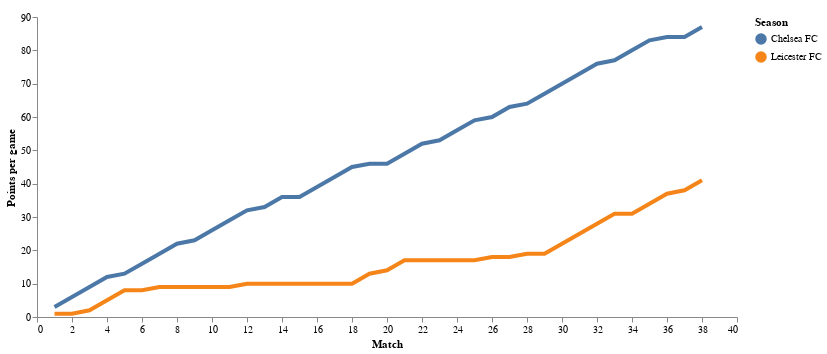

Notebook code cell kept with this figure:
### Code cell
line = alt.Chart(compare).mark_line().encode(
    x=alt.X('Matches', title='Match'),
    y=alt.Y('value:Q', title='Points per game'),
    color=alt.Color('variable:N',title="Season")
)


nearest = alt.selection(type='single', nearest=True, on='mouseover',
                        fields=['Matches'], empty='none')

selectors = alt.Chart(compare).mark_point().encode(
    x='Matches',
    opacity=alt.value(0),
).add_selection(
    nearest
)

points = line.mark_point().encode(
    opacity=alt.condition(nearest, alt.value(1), alt.value(0))
)

text = line.mark_text(align='right', dx=-15, dy=-15).encode(
    text=alt.condition(nearest, 'value:Q', alt.value(' '))
)


rules = alt.Chart(leiPremier).mark_rule(color='gray').encode(x='Matches').transform_filter(nearest)



chart = alt.layer(line,selectors,points,text).configure_axis(
    grid=False
).configure_point(
    size=100
).configure_line(
    size=4
).configure_view(
    stroke='transparent').properties(width=700, height=300)
chart

### Figure 1 — Vega-Lite specification as saved in the notebook (floating-point values rounded to 4 significant figures)
{"config": {"view": {"continuousWidth": 400, "continuousHeight": 300, "stroke": "transparent"}, "axis": {"grid": false}, "line": {"size": 4}, "point": {"size": 100}}, "layer": [{"mark": "line", "encoding": {"color": {"type": "nominal", "field": "variable", "title": "Season"}, "x": {"type": "quantitative", "field": "Matches", "title": "Match"}, "y": {"type": "quantitative", "field": "value", "title": "Points per game"}}}, {"mark": "point", "encoding": {"opacity": {"value": 0}, "x": {"type": "quantitative", "field": "Matches"}}, "selection": {"selector016": {"type": "single", "nearest": true, "on": "mouseover", "fields": ["Matches"], "empty": "none"}}}, {"mark": "point", "encoding": {"color": {"type": "nominal", "field": "variable", "title": "Season"}, "opacity": {"condition": {"value": 1, "selection": "selector016"}, "value": 0}, "x": {"type": "quantitative", "field": "Matches", "title": "Match"}, "y": {"type": "quantitative", "field": "value", "title": "Points per game"}}}, {"mark": {"type": "text", "align": "right", "dx": -15, "dy": -15}, "encoding": {"color": {"type": "nominal", "field": "variable", "title": "Season"}, "text": {"condition": {"type": "quantitative", "field": "value", "selection": "selector016"}, "value": " "}, "x": {"type": "quantitative", "field": "Matches", "title": "Match"}, "y": {"type": "quantitative", "field": "value", "title": "Points per game"}}}], "data": {"name": "data-ebe37f2461892896724c66c303de9659"}, "height": 300, "width": 700, "$schema": "https://vega.github.io/schema/vega-lite/v4.8.1.json", "datasets": {"data-ebe37f2461892896724c66c303de9659": [{"variable": "Chelsea FC", "value": 3, "Matches": 1}, {"variable": "Chelsea FC", "value": 6, "Matches": 2}, {"variable": "Chelsea FC", "value": 9, "Matches": 3}, {"variable": "Chelsea FC", "value": 12, "Matches": 4}, {"variable": "Chelsea FC", "value": 13, "Matches": 5}, {"variable": "Chelsea FC", "value": 16, "Matches": 6}, {"variable": "Chelsea FC", "value": 19, "Matches": 7}, {"variable": "Chelsea FC", "value": 22, "Matches": 8}, {"variable": "Chelsea FC", "value": 23, "Matches": 9}, {"variable": "Chelsea FC", "value": 26, "Matches": 10}, {"variable": "Chelsea FC", "value": 29, "Matches": 11}, {"variable": "Chelsea FC", "value": 32, "Matches": 12}, {"variable": "Chelsea FC", "value": 33, "Matches": 13}, {"variable": "Chelsea FC", "value": 36, "Matches": 14}, {"variable": "Chelsea FC", "value": 36, "Matches": 15}, {"variable": "Chelsea FC", "value": 39, "Matches": 16}, {"variable": "Chelsea FC", "value": 42, "Matches": 17}, {"variable": "Chelsea FC", "value": 45, "Matches": 18}, {"variable": "Chelsea FC", "value": 46, "Matches": 19}, {"variable": "Chelsea FC", "value": 46, "Matches": 20}, {"variable": "Chelsea FC", "value": 49, "Matches": 21}, {"variable": "Chelsea FC", "value": 52, "Matches": 22}, {"variable": "Chelsea FC", "value": 53, "Matches": 23}, {"variable": "Chelsea FC", "value": 56, "Matches": 24}, {"variable": "Chelsea FC", "value": 59, "Matches": 25}, {"variable": "Chelsea FC", "value": 60, "Matches": 26}, {"variable": "Chelsea FC", "value": 63, "Matches": 27}, {"variable": "Chelsea FC", "value": 64, "Matches": 28}, {"variable": "Chelsea FC", "value": 67, "Matches": 29}, {"variable": "Chelsea FC", "value": 70, "Matches": 30}, {"variable": "Chelsea FC", "value": 73, "Matches": 31}, {"variable": "Chelsea FC", "value": 76, "Matches": 32}, {"variable": "Chelsea FC", "value": 77, "Matches": 33}, {"variable": "Chelsea FC", "value": 80, "Matches": 34}, {"variable": "Chelsea FC", "value": 83, "Matches": 35}, {"variable": "Chelsea FC", "value": 84, "Matches": 36}, {"variable": "Chelsea FC", "value": 84, "Matches": 37}, {"variable": "Chelsea FC", "value": 87, "Matches": 38}, {"variable": "Leicester FC", "value": 1, "Matches": 1}, {"variable": "Leicester FC", "value": 1, "Matches": 2}, {"variable": "Leicester FC", "value": 2, "Matches": 3}, {"variable": "Leicester FC", "value": 5, "Matches": 4}, {"variable": "Leicester FC", "value": 8, "Matches": 5}, {"variable": "Leicester FC", "value": 8, "Matches": 6}, {"variable": "Leicester FC", "value": 9, "Matches": 7}, {"variable": "Leicester FC", "value": 9, "Matches": 8}, {"variable": "Leicester FC", "value": 9, "Matches": 9}, {"variable": "Leicester FC", "value": 9, "Matches": 10}, {"variable": "Leicester FC", "value": 9, "Matches": 11}, {"variable": "Leicester FC", "value": 10, "Matches": 12}, {"variable": "Leicester FC", "value": 10, "Matches": 13}, {"variable": "Leicester FC", "value": 10, "Matches": 14}, {"variable": "Leicester FC", "value": 10, "Matches": 15}, {"variable": "Leicester FC", "value": 10, "Matches": 16}, {"variable": "Leicester FC", "value": 10, "Matches": 17}, {"variable": "Leicester FC", "value": 10, "Matches": 18}, {"variable": "Leicester FC", "value": 13, "Matches": 19}, {"variable": "Leicester FC", "value": 14, "Matches": 20}, {"variable": "Leicester FC", "value": 17, "Matches": 21}, {"variable": "Leicester FC", "value": 17, "Matches": 22}, {"variable": "Leicester FC", "value": 17, "Matches": 23}, {"variable": "Leicester FC", "value": 17, "Matches": 24}, {"variable": "Leicester FC", "value": 17, "Matches": 25}, {"variable": "Leicester FC", "value": 18, "Matches": 26}, {"variable": "Leicester FC", "value": 18, "Matches": 27}, {"variable": "Leicester FC", "value": 19, "Matches": 28}, {"variable": "Leicester FC", "value": 19, "Matches": 29}, {"variable": "Leicester FC", "value": 22, "Matches": 30}, {"variable": "Leicester FC", "value": 25, "Matches": 31}, {"variable": "Leicester FC", "value": 28, "Matches": 32}, {"variable": "Leicester FC", "value": 31, "Matches": 33}, {"variable": "Leicester FC", "value": 31, "Matches": 34}, {"variable": "Leicester FC", "value": 34, "Matches": 35}, {"variable": "Leicester FC", "value": 37, "Matches": 36}, {"variable": "Leicester FC", "value": 38, "Matches": 37}, {"variable": "Leicester FC", "value": 41, "Matches": 38}]}}
